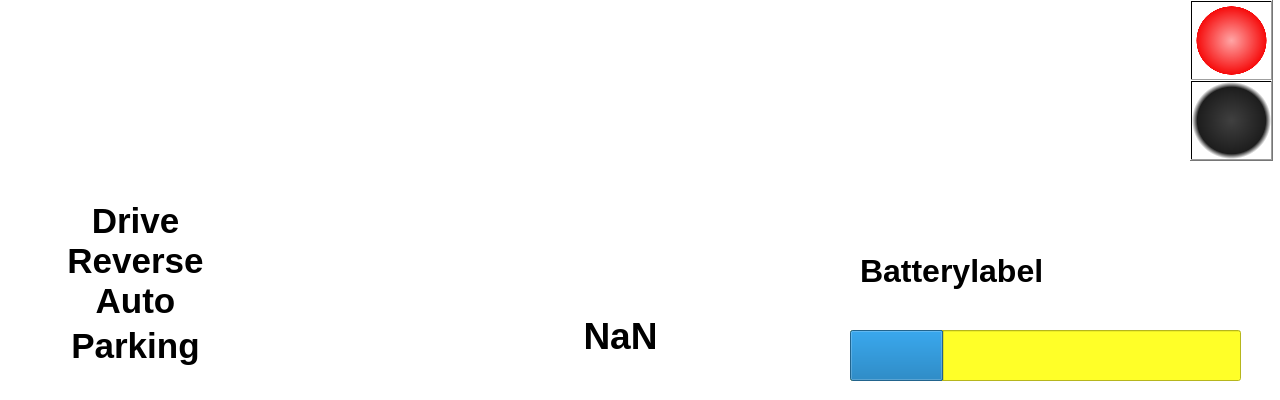
<?xml version="1.0" encoding="UTF-8"?>
<ui version="4.0">
 <class>MainWindow</class>
 <widget class="QMainWindow" name="MainWindow">
  <property name="geometry">
   <rect>
    <x>0</x>
    <y>0</y>
    <width>1280</width>
    <height>400</height>
   </rect>
  </property>
  <property name="windowTitle">
   <string>MainWindow</string>
  </property>
  <widget class="QWidget" name="centralwidget">
   <property name="styleSheet">
    <string notr="true">background-color: rgb(255, 255, 255);</string>
   </property>
   <widget class="QStackedWidget" name="stackedWidget">
    <property name="geometry">
     <rect>
      <x>0</x>
      <y>0</y>
      <width>1280</width>
      <height>400</height>
     </rect>
    </property>
    <property name="currentIndex">
     <number>1</number>
    </property>
    <widget class="QWidget" name="Minfo">
     <property name="styleSheet">
      <string notr="true">background-color: rgb(255, 255, 255);</string>
     </property>
     <widget class="QLabel" name="label">
      <property name="geometry">
       <rect>
        <x>320</x>
        <y>0</y>
        <width>631</width>
        <height>291</height>
       </rect>
      </property>
      <property name="text">
       <string/>
      </property>
      <property name="pixmap">
       <pixmap resource="resources.qrc">:/img/ramka.png</pixmap>
      </property>
     </widget>
     <widget class="QLabel" name="speed">
      <property name="geometry">
       <rect>
        <x>580</x>
        <y>20</y>
        <width>161</width>
        <height>51</height>
       </rect>
      </property>
      <property name="font">
       <font>
        <pointsize>28</pointsize>
       </font>
      </property>
      <property name="text">
       <string>0</string>
      </property>
     </widget>
     <widget class="QLabel" name="label_7">
      <property name="geometry">
       <rect>
        <x>350</x>
        <y>20</y>
        <width>151</width>
        <height>51</height>
       </rect>
      </property>
      <property name="font">
       <font>
        <pointsize>24</pointsize>
       </font>
      </property>
      <property name="text">
       <string>Speed:</string>
      </property>
     </widget>
     <widget class="QLabel" name="label_6">
      <property name="geometry">
       <rect>
        <x>820</x>
        <y>170</y>
        <width>111</width>
        <height>111</height>
       </rect>
      </property>
      <property name="text">
       <string/>
      </property>
      <property name="pixmap">
       <pixmap resource="resources.qrc">:/img/light_emergency.png</pixmap>
      </property>
     </widget>
     <widget class="QProgressBar" name="speedbar">
      <property name="geometry">
       <rect>
        <x>350</x>
        <y>90</y>
        <width>421</width>
        <height>51</height>
       </rect>
      </property>
      <property name="value">
       <number>24</number>
      </property>
      <property name="format">
       <string/>
      </property>
     </widget>
     <widget class="QLabel" name="label_3">
      <property name="geometry">
       <rect>
        <x>340</x>
        <y>180</y>
        <width>191</width>
        <height>91</height>
       </rect>
      </property>
      <property name="text">
       <string/>
      </property>
      <property name="pixmap">
       <pixmap resource="resources.qrc">:/img/light_directional.png</pixmap>
      </property>
     </widget>
     <widget class="QLabel" name="label_5">
      <property name="geometry">
       <rect>
        <x>680</x>
        <y>170</y>
        <width>161</width>
        <height>111</height>
       </rect>
      </property>
      <property name="text">
       <string/>
      </property>
      <property name="pixmap">
       <pixmap resource="resources.qrc">:/img/light_daylight.png</pixmap>
      </property>
     </widget>
     <widget class="QLabel" name="error">
      <property name="geometry">
       <rect>
        <x>420</x>
        <y>310</y>
        <width>231</width>
        <height>51</height>
       </rect>
      </property>
      <property name="font">
       <font>
        <pointsize>24</pointsize>
       </font>
      </property>
      <property name="text">
       <string>ERROR</string>
      </property>
     </widget>
     <widget class="QLabel" name="label_2">
      <property name="geometry">
       <rect>
        <x>680</x>
        <y>290</y>
        <width>111</width>
        <height>101</height>
       </rect>
      </property>
      <property name="text">
       <string/>
      </property>
      <property name="pixmap">
       <pixmap resource="resources.qrc">:/img/red_indicator_big.png</pixmap>
      </property>
     </widget>
     <widget class="QLabel" name="label_4">
      <property name="geometry">
       <rect>
        <x>530</x>
        <y>170</y>
        <width>151</width>
        <height>101</height>
       </rect>
      </property>
      <property name="text">
       <string/>
      </property>
      <property name="pixmap">
       <pixmap resource="resources.qrc">:/img/light_long.png</pixmap>
      </property>
     </widget>
     <zorder>label</zorder>
     <zorder>label_5</zorder>
     <zorder>speed</zorder>
     <zorder>label_7</zorder>
     <zorder>label_6</zorder>
     <zorder>speedbar</zorder>
     <zorder>label_3</zorder>
     <zorder>error</zorder>
     <zorder>label_2</zorder>
     <zorder>label_4</zorder>
    </widget>
    <widget class="QWidget" name="Mdrive">
     <property name="styleSheet">
      <string notr="true">background-color: rgb(255, 255, 255);</string>
     </property>
     <widget class="QLabel" name="swiatla">
      <property name="geometry">
       <rect>
        <x>270</x>
        <y>110</y>
        <width>131</width>
        <height>91</height>
       </rect>
      </property>
      <property name="text">
       <string/>
      </property>
      <property name="pixmap">
       <pixmap resource="resources.qrc">:/img/light_daylight_off.png</pixmap>
      </property>
     </widget>
     <widget class="QLabel" name="directional_right">
      <property name="geometry">
       <rect>
        <x>330</x>
        <y>10</y>
        <width>81</width>
        <height>91</height>
       </rect>
      </property>
      <property name="text">
       <string/>
      </property>
      <property name="pixmap">
       <pixmap resource="resources.qrc">:/img/directional-off.png</pixmap>
      </property>
     </widget>
     <widget class="QLabel" name="directional_left">
      <property name="geometry">
       <rect>
        <x>230</x>
        <y>10</y>
        <width>91</width>
        <height>91</height>
       </rect>
      </property>
      <property name="text">
       <string/>
      </property>
      <property name="pixmap">
       <pixmap resource="resources.qrc">:/img/directional-off-L.png</pixmap>
      </property>
     </widget>
     <widget class="QLabel" name="emergency">
      <property name="geometry">
       <rect>
        <x>280</x>
        <y>200</y>
        <width>101</width>
        <height>101</height>
       </rect>
      </property>
      <property name="text">
       <string/>
      </property>
      <property name="pixmap">
       <pixmap resource="resources.qrc">:/img/light_emergency1_off.png</pixmap>
      </property>
     </widget>
     <widget class="QLabel" name="tarczazegara">
      <property name="geometry">
       <rect>
        <x>430</x>
        <y>10</y>
        <width>401</width>
        <height>381</height>
       </rect>
      </property>
      <property name="text">
       <string/>
      </property>
      <property name="pixmap">
       <pixmap resource="resources.qrc">:/img/zegar.png</pixmap>
      </property>
     </widget>
     <widget class="QLabel" name="label_8">
      <property name="geometry">
       <rect>
        <x>40</x>
        <y>170</y>
        <width>201</width>
        <height>231</height>
       </rect>
      </property>
      <property name="text">
       <string/>
      </property>
      <property name="pixmap">
       <pixmap resource="resources.qrc">:/img/ramkamala.png</pixmap>
      </property>
     </widget>
     <widget class="QLabel" name="Drive">
      <property name="geometry">
       <rect>
        <x>50</x>
        <y>200</y>
        <width>171</width>
        <height>41</height>
       </rect>
      </property>
      <property name="font">
       <font>
        <pointsize>26</pointsize>
        <bold>true</bold>
       </font>
      </property>
      <property name="text">
       <string>Drive</string>
      </property>
      <property name="textFormat">
       <enum>Qt::AutoText</enum>
      </property>
      <property name="alignment">
       <set>Qt::AlignCenter</set>
      </property>
     </widget>
     <widget class="QLabel" name="Drive_2">
      <property name="geometry">
       <rect>
        <x>50</x>
        <y>240</y>
        <width>171</width>
        <height>41</height>
       </rect>
      </property>
      <property name="font">
       <font>
        <pointsize>26</pointsize>
        <bold>true</bold>
       </font>
      </property>
      <property name="text">
       <string>Reverse</string>
      </property>
      <property name="textFormat">
       <enum>Qt::AutoText</enum>
      </property>
      <property name="alignment">
       <set>Qt::AlignCenter</set>
      </property>
     </widget>
     <widget class="QLabel" name="Drive_3">
      <property name="geometry">
       <rect>
        <x>50</x>
        <y>280</y>
        <width>171</width>
        <height>41</height>
       </rect>
      </property>
      <property name="font">
       <font>
        <pointsize>26</pointsize>
        <bold>true</bold>
       </font>
      </property>
      <property name="text">
       <string>Auto</string>
      </property>
      <property name="textFormat">
       <enum>Qt::AutoText</enum>
      </property>
      <property name="alignment">
       <set>Qt::AlignCenter</set>
      </property>
     </widget>
     <widget class="QLabel" name="Drive_4">
      <property name="geometry">
       <rect>
        <x>50</x>
        <y>320</y>
        <width>171</width>
        <height>51</height>
       </rect>
      </property>
      <property name="font">
       <font>
        <pointsize>26</pointsize>
        <bold>true</bold>
       </font>
      </property>
      <property name="text">
       <string>Parking</string>
      </property>
      <property name="textFormat">
       <enum>Qt::AutoText</enum>
      </property>
      <property name="alignment">
       <set>Qt::AlignCenter</set>
      </property>
     </widget>
     <widget class="QProgressBar" name="batterybar">
      <property name="geometry">
       <rect>
        <x>850</x>
        <y>330</y>
        <width>391</width>
        <height>51</height>
       </rect>
      </property>
      <property name="styleSheet">
       <string notr="true">background-color: rgba(255, 255, 40);</string>
      </property>
      <property name="value">
       <number>24</number>
      </property>
      <property name="format">
       <string/>
      </property>
     </widget>
     <widget class="QLabel" name="zegarpredkosc">
      <property name="geometry">
       <rect>
        <x>520</x>
        <y>300</y>
        <width>201</width>
        <height>71</height>
       </rect>
      </property>
      <property name="font">
       <font>
        <pointsize>28</pointsize>
        <bold>true</bold>
       </font>
      </property>
      <property name="styleSheet">
       <string notr="true">background-color: rgba(255, 255, 255, 0);
color: rgb(0, 0, 0);</string>
      </property>
      <property name="text">
       <string>NaN</string>
      </property>
      <property name="alignment">
       <set>Qt::AlignCenter</set>
      </property>
     </widget>
     <widget class="QLabel" name="error_2">
      <property name="geometry">
       <rect>
        <x>70</x>
        <y>30</y>
        <width>111</width>
        <height>111</height>
       </rect>
      </property>
      <property name="text">
       <string/>
      </property>
      <property name="pixmap">
       <pixmap resource="resources.qrc">:/img/red_indicator_big.png</pixmap>
      </property>
     </widget>
     <widget class="QLabel" name="batterylabel">
      <property name="geometry">
       <rect>
        <x>860</x>
        <y>240</y>
        <width>341</width>
        <height>61</height>
       </rect>
      </property>
      <property name="font">
       <font>
        <pointsize>24</pointsize>
        <bold>true</bold>
       </font>
      </property>
      <property name="styleSheet">
       <string notr="true">background-color: rgba(255, 255, 255, 0);</string>
      </property>
      <property name="text">
       <string>Batterylabel</string>
      </property>
     </widget>
     <widget class="QWidget" name="gridLayoutWidget">
      <property name="geometry">
       <rect>
        <x>430</x>
        <y>10</y>
        <width>381</width>
        <height>381</height>
       </rect>
      </property>
      <layout class="QGridLayout" name="zegarlayout"/>
     </widget>
     <zorder>tarczazegara</zorder>
     <zorder>swiatla</zorder>
     <zorder>directional_left</zorder>
     <zorder>emergency</zorder>
     <zorder>directional_right</zorder>
     <zorder>label_8</zorder>
     <zorder>Drive</zorder>
     <zorder>Drive_2</zorder>
     <zorder>Drive_3</zorder>
     <zorder>Drive_4</zorder>
     <zorder>batterybar</zorder>
     <zorder>error_2</zorder>
     <zorder>batterylabel</zorder>
     <zorder>gridLayoutWidget</zorder>
     <zorder>zegarpredkosc</zorder>
    </widget>
    <widget class="QWidget" name="Mdebug">
     <property name="styleSheet">
      <string notr="true">background-color: rgb(255, 255, 255);</string>
     </property>
     <widget class="QTextBrowser" name="konsoladebugu">
      <property name="geometry">
       <rect>
        <x>70</x>
        <y>30</y>
        <width>1091</width>
        <height>331</height>
       </rect>
      </property>
      <property name="styleSheet">
       <string notr="true">background-color: rgb(47, 47, 47);
color: rgb(255, 255, 255);</string>
      </property>
      <property name="verticalScrollBarPolicy">
       <enum>Qt::ScrollBarAlwaysOn</enum>
      </property>
      <property name="textInteractionFlags">
       <set>Qt::NoTextInteraction</set>
      </property>
     </widget>
    </widget>
   </widget>
   <widget class="QPushButton" name="przyczmiany">
    <property name="geometry">
     <rect>
      <x>1190</x>
      <y>0</y>
      <width>83</width>
      <height>81</height>
     </rect>
    </property>
    <property name="styleSheet">
     <string notr="true">background-color: qradialgradient(spread:pad, cx:0.5, cy:0.5, radius:0.5, fx:0.5, fy:0.5, stop:0 rgba(255, 166, 166, 255), stop:0.882629 rgba(246, 11, 11, 255), stop:0.892019 rgba(0, 0, 0, 0), stop:1 rgba(0, 0, 0, 0));</string>
    </property>
    <property name="text">
     <string/>
    </property>
   </widget>
   <widget class="QPushButton" name="przycdarkmode">
    <property name="geometry">
     <rect>
      <x>1190</x>
      <y>80</y>
      <width>83</width>
      <height>81</height>
     </rect>
    </property>
    <property name="styleSheet">
     <string notr="true">background-color: qradialgradient(spread:pad, cx:0.5, cy:0.5, radius:0.5, fx:0.5, fy:0.5, stop:0 rgba(64, 64, 64, 255), stop:0.86385 rgba(29, 29, 29, 255), stop:1 rgba(255, 255, 255, 0));
selection-background-color: qradialgradient(spread:pad, cx:0.5, cy:0.5, radius:0.5, fx:0.5, fy:0.5, stop:0 rgba(167, 167, 167, 255), stop:0.840376 rgba(114, 114, 114, 255), stop:0.910798 rgba(255, 255, 255, 0));</string>
    </property>
    <property name="text">
     <string/>
    </property>
    <property name="checkable">
     <bool>true</bool>
    </property>
   </widget>
  </widget>
 </widget>
 <resources>
  <include location="resources.qrc"/>
 </resources>
 <connections/>
</ui>
